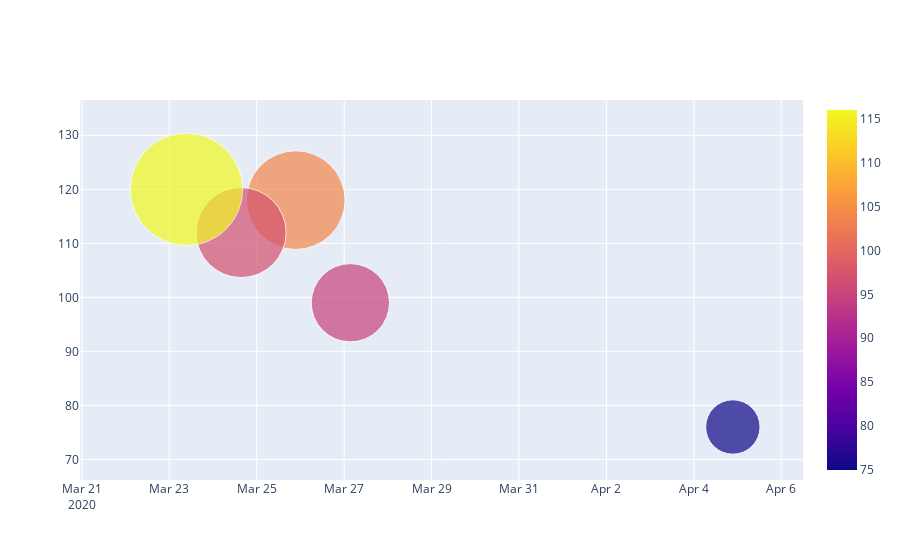

The notebook cell this image was saved under:
### Markdown cell above
<font size = 3>Ca ressemble déja plus à quelque chose.<br><br>
Maintenant ajoutons de la <font color =red>couleur</font><br><br>
    
Je vais colorer mes bulles en fonction de l'énergie consommées. Je vais faire ça avec 2 arguments <b>marker_color</b> et <b>marker_showscale</b> puisqu'ici je travaille avec des valeurs continues. 
    
</font>

### Code cell
fig = go.Figure(
    go.Scatter(x=df.timestamp, y=df.emissions, mode='markers', 
               #taille des markers
               marker_size=df.duration, marker_sizeref=2.*max(df.duration)/(15**2), marker_sizemin=10, #marker_line=dict(width=2, color='red')
               #couleur des markers
               marker_color=df.energy_consumed, marker_showscale=True
               )
)
fig.show()

### Figure 1 — Plotly figure (JSON) as saved in the notebook; plotly's stock layout.template omitted (floating-point values rounded to 4 significant figures)
{"data": [{"marker": {"color": [104, 75, 97, 116, 95], "showscale": true, "size": [695, 383, 634, 792, 551], "sizemin": 10, "sizeref": 7.04}, "mode": "markers", "type": "scatter", "x": ["2020-03-25T21:26:11", "2020-04-04T21:26:11", "2020-03-24T15:26:11", "2020-03-23T09:26:11", "2020-03-27T03:26:11"], "y": [118, 76, 112, 120, 99]}], "layout": {}}
